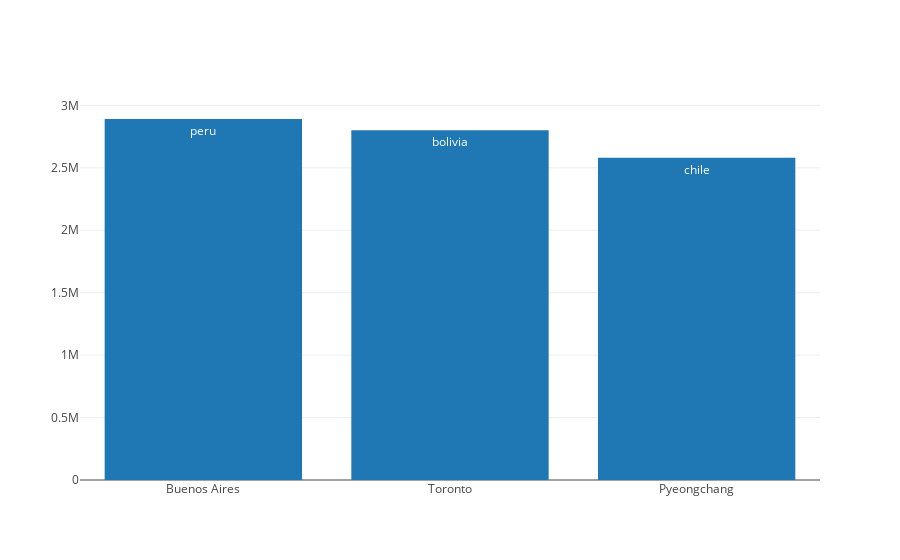

This figure's notebook cell:
### Code cell
plotly.offline.iplot([bar_trace_first_three_pops])

### Figure 1 — Plotly figure (JSON) as saved in the notebook; plotly's stock layout.template omitted (floating-point values rounded to 4 significant figures)
{"data": [{"text": ["peru", "bolivia", "chile"], "type": "bar", "uid": "5889e4a6-8473-11e9-b3d1-0522e6c436c9", "x": ["Buenos Aires", "Toronto", "Pyeongchang"], "y": [2891000, 2800000, 2581000]}], "layout": {}}
